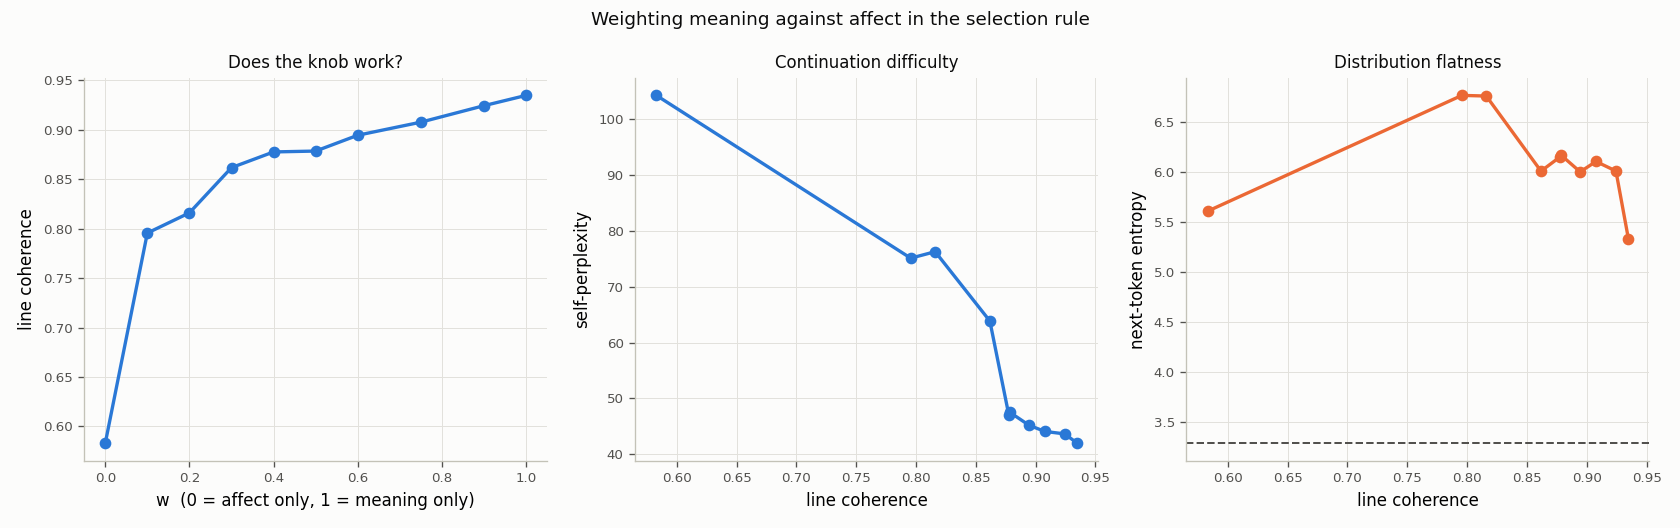

Here is the Python script that generated this plot:
"""weighted_selection — a third attempt at a coherence knob, on the variable that actually matters.

Two knobs have failed. Selection breadth (`coherence_sweep.py`) moved coherence only 0.84–0.94 over a
1000-fold change in k. The affective schedule (`schedule_sweep.py`) moved it not at all: six paths
from static to shuffled-bands all landed 0.925–0.956, and the most disjointed path gave the *highest*
coherence. What separates the stock constructors, which span 0.617–0.947, is that some never consult
meaning: `valley` picks by distance to a band centre, my walk picks by nearest in meaning.

So this makes that the explicit parameter. At each step, every eligible line in the band is scored

    score = w · (similarity in meaning to the previous line) + (1 − w) · (proximity to band centre)

with both terms min–max normalised within the band so the weight is meaningful. **w = 1** reproduces
the coherent walk; **w = 0** reproduces valley's rule, selecting purely on affect and ignoring what
the line is about. Schedule (linear ramp), mask, target, length and seed are all held fixed.

**Prediction, stated before running.** If the diagnosis is right this third knob should finally span
the range monotonically, and with a clean span the coherence→self-perplexity relationship can be
tested properly — it was ρ = −0.79 to −0.89 inside a narrow band and fell to −0.54 when the span was
widened by mixing in constructors that differ in many ways at once.

Usage: python3 explore/hypnagogia/weighted_selection.py
Outputs (committed): weighted_selection.csv, weighted_selection.png
"""
import importlib.util
import time
from pathlib import Path

import numpy as np
import pandas as pd
import torch
from scipy import stats

from spiritbench.config import load_config, REPO_ROOT
from spiritbench.listener.model import HiddenStateModel
from spiritbench.stimuli import adapter as ad
from spiritbench.stimuli.phrase_bank import load_nrc

HERE = Path(__file__).resolve().parent
ANCH = "\nRight now everything feels"
GEN_PROMPT = "I close my eyes, and what comes to mind is"
N_LINES, N_GEN, GEN_TOK = 24, 4, 50
WEIGHTS = [0.0, 0.1, 0.2, 0.3, 0.4, 0.5, 0.6, 0.75, 0.9, 1.0]

_r = importlib.util.spec_from_file_location("hr", HERE / "run.py")
hr = importlib.util.module_from_spec(_r); _r.loader.exec_module(hr)
cp, hy, rb = hr.cp, hr.hy, hr.rb


def norm(x):
    lo, hi = float(np.min(x)), float(np.max(x))
    return np.zeros_like(x) if hi - lo < 1e-12 else (x - lo) / (hi - lo)


def walk_weighted(art, mask, target_va, n_lines, w, seed=42):
    """w=1: always the nearest in meaning (the coherent walk).
       w=0: always the nearest to the band centre (valley's rule), meaning ignored."""
    rng = np.random.RandomState(seed)
    va = ad._va_array(art)
    V = art.vectors / np.maximum(np.linalg.norm(art.vectors, axis=1, keepdims=True), 1e-9)
    idx = np.where(mask)[0]
    tv0, ta0 = 0.6, 0.25
    sched = [(tv0 + (target_va[0] - tv0) * j / (n_lines - 1),
              ta0 + (target_va[1] - ta0) * j / (n_lines - 1)) for j in range(n_lines)]
    used, out, cur = set(), [], None
    for tv, ta in sched:
        band = np.array([i for i in idx[(np.abs(va[idx, 0] - tv) < 0.18)
                                        & (np.abs(va[idx, 1] - ta) < 0.18)] if i not in used])
        if len(band) == 0:
            band = np.array([i for i in idx if i not in used])
        centre = norm(-np.linalg.norm(va[band] - np.array([tv, ta]), axis=1))
        if cur is None:
            pick = band[int(np.argmax(centre))] if w < 1 else band[rng.randint(len(band))]
        else:
            sim = norm(V[band] @ V[cur])
            pick = band[int(np.argmax(w * sim + (1 - w) * centre))]
        out.append(int(pick)); used.add(int(pick)); cur = int(pick)
    return out


def main():
    cfg = load_config()
    nrc = load_nrc(cfg["nrc_lexicon"])
    art = ad.load_art(str(REPO_ROOT / "data/phrase_bank/phrase_graph.json"))
    ok, vocab = cp.clean_mask(art, cfg["glove_path"])
    no_minor = np.array([not (rb.MINOR & set(rb.WORD.findall(art.word(i).lower())))
                         for i in range(len(art.nodes))])
    mask = ok & no_minor & hr.facet_union(art, hy.FACETS, vocab, cfg["glove_path"])
    tva = tuple(np.mean([[nrc[w][0], nrc[w][1]]
                         for ws in hy.FACETS.values() for w in ws if w in nrc], axis=0))

    model = HiddenStateModel(cfg["listener_model"], device=cfg["device"])
    tok, net, dev = model.tokenizer, model.model, model.device
    pre = cfg["preamble"]
    t0 = time.time()
    ii = tok(pre + ANCH, return_tensors="pt").to(dev)
    with torch.no_grad():
        p0 = torch.softmax(net(**ii).logits[0, -1].float(), -1)
    base_H = float(-(p0 * torch.log(p0 + 1e-12)).sum())
    print(f"baseline entropy {base_H:.3f}\n", flush=True)

    rows, texts = [], {}
    for w in WEIGHTS:
        ids = walk_weighted(art, mask, tva, N_LINES, w)
        text = ".\n".join(art.word(i) for i in ids)
        texts[w] = text
        coh = hr.line_coherence(art, ids)
        va = np.array([art.va(i) for i in ids])
        aff_err = float(np.linalg.norm(va.mean(0) - np.array(tva)))
        jj = tok(pre + text + ANCH, return_tensors="pt").to(dev)
        with torch.no_grad():
            p = torch.softmax(net(**jj).logits[0, -1].float(), -1)
        H = float(-(p * torch.log(p + 1e-12)).sum())
        part = float(1.0 / (p ** 2).sum())
        ppls = []
        for g in range(N_GEN):
            torch.manual_seed(100 + g)
            kk = tok(pre + text + "\n\n" + GEN_PROMPT, return_tensors="pt").to(dev)
            with torch.no_grad():
                o = net.generate(**kk, max_new_tokens=GEN_TOK, do_sample=True, temperature=0.9,
                                 top_p=0.95, repetition_penalty=1.2, pad_token_id=tok.eos_token_id)
                mm = tok(tok.decode(o[0], skip_special_tokens=True), return_tensors="pt").to(dev)
                ppls.append(float(torch.exp(net(**mm, labels=mm["input_ids"]).loss)))
        rows.append(dict(w=w, line_coherence=coh, affect_error=aff_err, entropy=H,
                         d_entropy=H - base_H, participation=part,
                         self_perplexity=float(np.mean(ppls)), n_distinct=len(set(ids))))
        r = rows[-1]
        print(f"  w={w:<5} coherence {coh:.3f}  affect-err {aff_err:.3f}  H {H:.3f} "
              f"({r['d_entropy']:+.3f})  part {part:6.1f}  ppl {r['self_perplexity']:6.1f}",
              flush=True)

    df = pd.DataFrame(rows)
    df.to_csv(HERE / "weighted_selection.csv", index=False)
    lo, hi = df.line_coherence.min(), df.line_coherence.max()
    print(f"\ncoherence spans {lo:.3f}–{hi:.3f}  (k-sweep 0.84–0.94; schedule sweep 0.93–0.96; "
          f"stock constructors 0.62–0.95)")
    print(f"  w vs coherence:            rho {stats.spearmanr(df.w, df.line_coherence).statistic:+.2f} "
          f"(p={stats.spearmanr(df.w, df.line_coherence).pvalue:.3f})")
    for c in ("self_perplexity", "entropy", "participation", "affect_error"):
        r = stats.spearmanr(df.line_coherence, df[c])
        print(f"  coherence vs {c:>16}: rho {r.statistic:+.2f} (p={r.pvalue:.3f})")

    import matplotlib
    matplotlib.use("Agg")
    import matplotlib.pyplot as plt
    BLUE, ORANGE, INK, MUTED, GRID = "#2a78d6", "#eb6834", "#0b0b0b", "#52514e", "#e2e1dc"
    fig, (a1, a2, a3) = plt.subplots(1, 3, figsize=(14, 4.4), dpi=120)
    fig.patch.set_facecolor("#fcfcfb")
    a1.plot(df.w, df.line_coherence, "o-", color=BLUE, lw=2, ms=6, zorder=3)
    a1.set_xlabel("w  (0 = affect only, 1 = meaning only)"); a1.set_ylabel("line coherence")
    a1.set_title("Does the knob work?", fontsize=10, color=INK)
    a2.plot(df.line_coherence, df.self_perplexity, "o-", color=BLUE, lw=2, ms=6, zorder=3)
    a2.set_xlabel("line coherence"); a2.set_ylabel("self-perplexity")
    a2.set_title("Continuation difficulty", fontsize=10, color=INK)
    a3.plot(df.line_coherence, df.entropy, "o-", color=ORANGE, lw=2, ms=6, zorder=3)
    a3.axhline(base_H, color=MUTED, ls="--", lw=1.2, zorder=2)
    a3.set_xlabel("line coherence"); a3.set_ylabel("next-token entropy")
    a3.set_title("Distribution flatness", fontsize=10, color=INK)
    for ax in (a1, a2, a3):
        ax.set_facecolor("#fcfcfb"); ax.grid(color=GRID, lw=.6, zorder=0)
        for s_ in ("top", "right"):
            ax.spines[s_].set_visible(False)
        for s_ in ("left", "bottom"):
            ax.spines[s_].set_color("#c3c2b7")
        ax.tick_params(colors=MUTED, labelsize=8)
    fig.suptitle("Weighting meaning against affect in the selection rule", fontsize=11, color=INK)
    fig.tight_layout()
    fig.savefig(HERE / "weighted_selection.png", facecolor=fig.get_facecolor())
    (HERE / "weighted_poems.md").write_text("# Poems by selection weight\n\n" + "\n".join(
        f"## w = {w}  (coherence {df[df.w == w].line_coherence.iloc[0]:.3f})\n\n```\n{t}\n```\n"
        for w, t in texts.items()))
    print(f"\nwrote weighted_selection.csv weighted_poems.md weighted_selection.png "
          f"({(time.time() - t0) / 60:.1f} min)")


if __name__ == "__main__":
    main()
